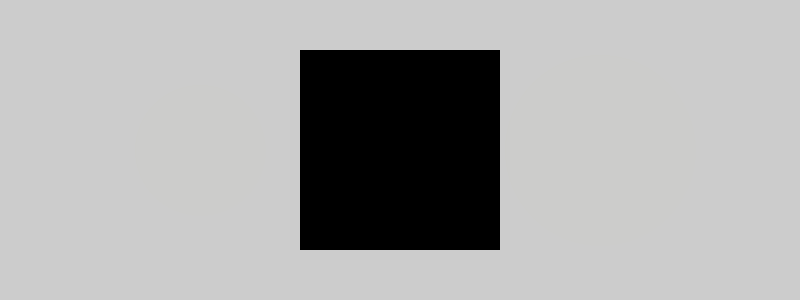
Frame 1 (no input)
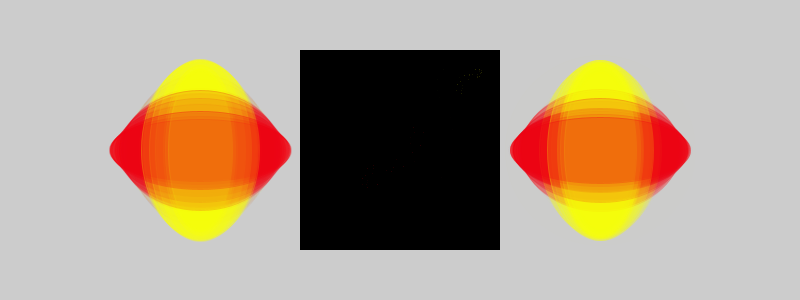
Frame 60 (the mouse pressed at the canvas centre just before this capture)
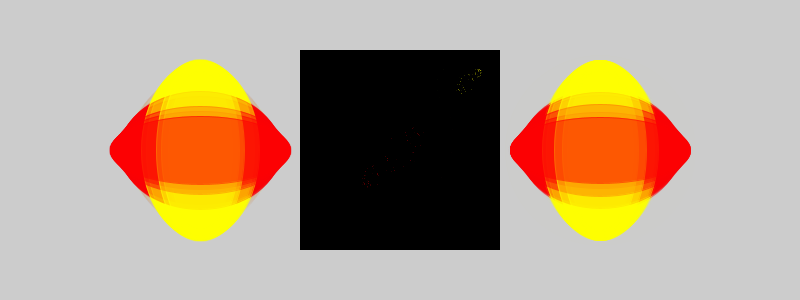
Frame 120 (the mouse held since frame 60 and released just before this capture)

The Processing sketch that drew these frames (run headless with seeded random() and noise(); from frame 60 on, the mouse is pressed at the canvas centre):

// Processing sketch: couple_sync
// ── couple_sync.pde
// Przykład użycia klasy
//-//////////////////////////////////
static float DefaultAlpha=0.1; //.25;
static float DefaultR=3.5;
static int   FR=255;

singiel First=new singiel(random(1.0),DefaultR+random(0.5),DefaultAlpha);
singiel Second=new singiel(random(1.0),DefaultR+random(0.5),DefaultAlpha);

int ule=200; //unit of length
int radius=ule/2;

void setup()
{
  size(800,300); //4ule x 1.5ule
  frameRate(FR);
  
  println("F: x:",First.x1,"R:",First.r+" Alpha:"+First.alpha());
  println("S: x:",Second.x1,"R:",Second.r+" Alpha:"+Second.alpha());
  
  fill(0);noStroke();
  rect(ule*1.5,ule*0.25,ule,ule);
}

void draw()
{
  //ALTERNATYWNE KOLOROWANIA
  //stroke(255,min(frameCount,255));
  //stroke(255-abs(First.x2-Second.x2)*255,min(frameCount,255),abs(First.x2-Second.x2)*255);
  //stroke(255-abs(First.x2-Second.x2)*255,frameCount%256,abs(First.x2-Second.x2)*255);
  stroke(255-abs(First.x2-Second.x2)*255,frameCount%2*255,abs(First.x2-Second.x2)*255,min(frameCount,255));
  //fill(frameCount%11*25,frameCount%2*255,0,min(frameCount,255));
  fill(255-abs(First.x2-Second.x2)*255,frameCount%2*255,abs(First.x2-Second.x2)*255,min(frameCount,255));
 
  point(ule*1.5+ule*First.x2,ule*1.25-ule*Second.x2);
  view(First, ule,150,radius);
  view(Second,ule*3,150,radius);
  
  if(DefaultAlpha>0)
    next4couple(First,Second);
  else
  {  First.next();Second.next(); }
    
  //if(frameCount%FR==0) println(frameCount+"*"+ frameRate ); //Postęp procesu
}

// ── singiel.pde
// Przykład klasy
//-//////////////////////////////////////////////

  class singiel //Klasa oscylatora chaotycznego - typ złożony
  { //POLA/ATRYBUTY:
    float r; //Parametr kontroli
    float al; //Parametr sprzężenia
    float x1,x2; //Stan aktualny i poprzedni
    
    //Konstruktor
    singiel(float iX,float iR,float iAlpha)
    //każda klasa ma choć jedną metodę, która nazywa się jak nazwa klasy
    {
      x1=x2=iX;r=iR;al=iAlpha;
    }
    
    //METODY:
    float alpha() //R/O dostęp do pola pod inną nazwą
    {
      return al;
    }
    
    void next() //Metoda zmieniająca stan. Tu iteracja bez pary
    {
      x1=x2;
      x2=x1*r*(1-x1);
    }
     
  };

  void view(singiel S,float v,float h,float rad) //"viewer" czyli wizualizator obiektu. Tu zewnętrzny w stosunku do klasy.  
  {
     ellipseMode(RADIUS); 
     ellipse(v,h,round(S.x1*rad),round(S.x2*rad));
  }

  void next4couple(singiel F,singiel S) //Iteracja w parze
  {
    //Interakcja
    F.x2=F.x2*(1-F.al)+S.x2*F.al;
    S.x2=S.x2*(1-S.al)+F.x2*S.al;
    
    //Zmiana stanu
    F.next();
    S.next();
  }
  
